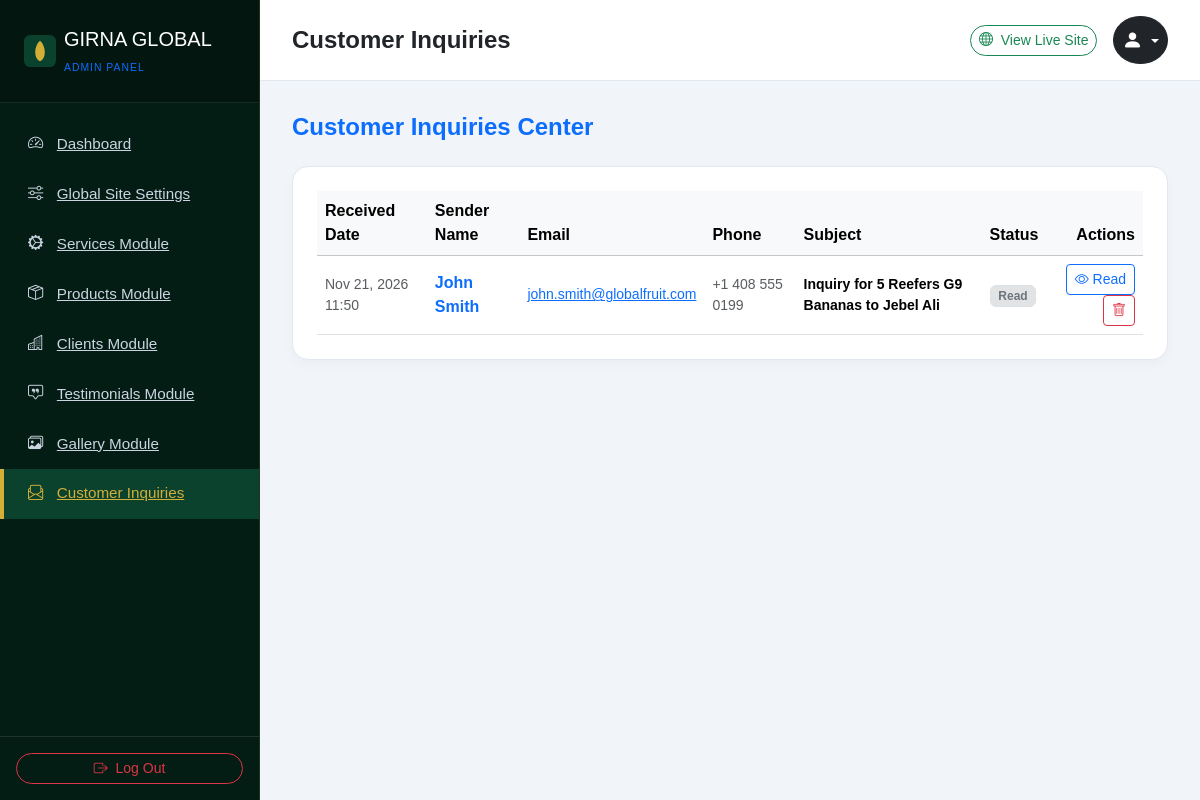
The app's page /admin/inquiries.php (signed in) with its own data.
### tables this page shows
CREATE TABLE `inquiries` (
  `id` INT(11) NOT NULL AUTO_INCREMENT,
  `name` VARCHAR(100) NOT NULL,
  `email` VARCHAR(100) NOT NULL,
  `phone` VARCHAR(30) DEFAULT NULL,
  `subject` VARCHAR(200) DEFAULT NULL,
  `message` TEXT NOT NULL,
  `is_read` TINYINT(1) DEFAULT 0,
  `created_at` TIMESTAMP DEFAULT CURRENT_TIMESTAMP,
  PRIMARY KEY (`id`)
);

### includes/db.php (called while the page is built, shortened)
<?php
class DB {
    public static function pdo() {
        return getDBConnection();
    }
    public static function query($sql, $params = []) {
        $pdo = self::pdo();
        $stmt = $pdo->prepare($sql);
        $stmt->execute($params);
        return $stmt;
    }
    public static function fetchAll($sql, $params = []) {
        $stmt = self::query($sql, $params);
        return $stmt ? $stmt->fetchAll() : [];
    }
}

### includes/functions.php (called while the page is built, shortened)
<?php
require_once __DIR__ . '/db.php';
function e($string) {
    return htmlspecialchars($string ?? '', ENT_QUOTES, 'UTF-8');
}

### admin/inquiries.php (the view, shortened to what this page needs)
<?php
require_once __DIR__ . '/includes/header.php';
$action = $_GET['action'] ?? 'list';
$id = (int)($_GET['id'] ?? 0);
if ($id > 0 && $action === 'view'):
    DB::query("UPDATE inquiries SET is_read = 1 WHERE id = ?", [$id]);
    $inq = DB::fetch("SELECT * FROM inquiries WHERE id = ?", [$id]);
?>
<div class="d-flex justify-content-between align-items-center mb-4">
    <h4 class="fw-bold text-primary mb-0">Inquiry Message Details</h4>
    <a href="<?= ADMIN_URL ?>/inquiries.php" class="btn btn-outline-secondary rounded-pill btn-sm">
        <i class="bi bi-arrow-left me-1"></i> Back to Inquiries
    </a>
</div>
<div class="admin-card p-4 max-w-800">
    <div class="d-flex justify-content-between align-items-center border-bottom pb-3 mb-3">
        <div>
            <h5 class="fw-bold text-primary mb-1"><?= e($inq['subject'] ? $inq['subject'] : 'General Export Contact') ?></h5>
            <small class="text-muted"><i class="bi bi-clock me-1"></i> Received on <?= date('F j, Y \a\t H:i', strtotime($inq['created_at'])) ?></small>
        </div>
        <a href="mailto:<?= e($inq['email']) ?>?subject=RE: <?= urlencode($inq['subject']) ?>" class="btn btn-success rounded-pill btn-sm">
            <i class="bi bi-reply-fill me-1"></i> Reply via Email
        </a>
    </div>
    <div class="row g-3 mb-4">
        <div class="col-md-4">
            <small class="text-muted d-block">Sender Name:</small>
            <strong class="text-dark fs-6"><?= e($inq['name']) ?></strong>
        </div>
        <div class="col-md-4">
            <small class="text-muted d-block">Email Address:</small>
            <strong class="text-dark fs-6"><?= e($inq['email']) ?></strong>
        </div>
        <div class="col-md-4">
            <small class="text-muted d-block">Phone / WhatsApp:</small>
            <strong class="text-dark fs-6"><?= e($inq['phone'] ? $inq['phone'] : 'N/A') ?></strong>
        </div>
    </div>
    <div class="p-4 bg-light rounded-3 border mb-4">
        <h6 class="fw-bold text-secondary mb-2">Message Body:</h6>
        <div class="text-dark leading-relaxed" style="white-space: pre-line;">
            <?= e($inq['message']) ?>
        </div>
    </div>
    <form action="<?= ADMIN_URL ?>/inquiries.php?action=delete&id=<?= $inq['id'] ?>" method="POST" class="d-inline">
        <input type="hidden" name="csrf_token" value="<?= CSRF_TOKEN ?>">
        <button type="submit" class="btn btn-outline-danger rounded-pill btn-delete-confirm">
            <i class="bi bi-trash me-1"></i> Delete Message
        </button>
    </form>
</div>
<?php
else:
    $inquiries = DB::fetchAll("SELECT * FROM inquiries ORDER BY id DESC");
?>
<div class="d-flex justify-content-between align-items-center mb-4">
    <h4 class="fw-bold text-primary mb-0">Customer Inquiries Center</h4>
</div>
<div class="admin-card p-4">
    <?php if (empty($inquiries)): ?>
        <p class="text-muted mb-0 py-3">No customer inquiries recorded yet.</p>
    <?php else: ?>
        <div class="table-responsive">
            <table class="table table-hover align-middle mb-0">
                <thead class="table-light">
                    <tr>
                        <th>Received Date</th>
                        <th>Sender Name</th>
                        <th>Email</th>
                        <th>Phone</th>
                        <th>Subject</th>
                        <th>Status</th>
                        <th class="text-end">Actions</th>
                    </tr>
                </thead>
                <tbody>
                    <?php foreach ($inquiries as $inq): ?>
                        <tr class="<?= $inq['is_read'] ? '' : 'table-warning' ?>">
                            <td class="small text-muted"><?= date('M j, Y H:i', strtotime($inq['created_at'])) ?></td>
                            <td class="fw-bold text-primary"><?= e($inq['name']) ?></td>
                            <td class="small"><a href="mailto:<?= e($inq['email']) ?>"><?= e($inq['email']) ?></a></td>
                            <td class="small text-muted"><?= e($inq['phone'] ? $inq['phone'] : 'N/A') ?></td>
                            <td class="small fw-semibold"><?= e($inq['subject'] ? $inq['subject'] : 'General Contact') ?></td>
                            <td>
                                <?php if ($inq['is_read']): ?>
                                    <span class="badge bg-secondary-subtle text-secondary border">Read</span>
                                <?php else: ?>
                                    <span class="badge bg-danger-subtle text-danger border border-danger">Unread</span>
                                <?php endif; ?>
                            </td>
                            <td class="text-end">
                                <a href="<?= ADMIN_URL ?>/inquiries.php?action=view&id=<?= $inq['id'] ?>" class="btn btn-sm btn-outline-primary">
                                    <i class="bi bi-eye"></i> Read
                                </a>
                                <form action="<?= ADMIN_URL ?>/inquiries.php?action=delete&id=<?= $inq['id'] ?>" method="POST" class="d-inline">
                                    <button type="submit" class="btn btn-sm btn-outline-danger btn-delete-confirm">
                                        <i class="bi bi-trash"></i>
                                    </button>
                                </form>
                            </td>
                        </tr>
                    <?php endforeach; ?>
                </tbody>
            </table>
        </div>
    <?php endif; ?>
</div>
<?php endif; ?>
<?php require_once __DIR__ . '/includes/footer.php'; ?>

### assets/css/admin.css (style rules this page uses)
:root { --admin-sidebar-bg: #041d14; --admin-sidebar-hover: #0b422e; --admin-primary: #062c1e; --admin-accent: #d4af37; --admin-bg: #f1f5f9; --admin-card-bg: #ffffff; --admin-text: #1e293b; }
body.admin-body { font-family: 'Outfit', sans-serif; background-color: var(--admin-bg); color: var(--admin-text); min-height: 100vh; }
.admin-card { background: #ffffff; border-radius: 16px; border: 1px solid #e2e8f0; box-shadow: 0 4px 12px rgba(0, 0, 0, 0.03); }

### records on screen
inquiries: created_at "Nov 21, 2026 11:50", name "John Smith", email "john.smith@globalfruit.com", phone "+1 408 555 0199", subject "Inquiry for 5 Reefers G9 Bananas to Jebel Ali", is_read "Read"

### other values on screen
$adminTitle "Customer Inquiries"
